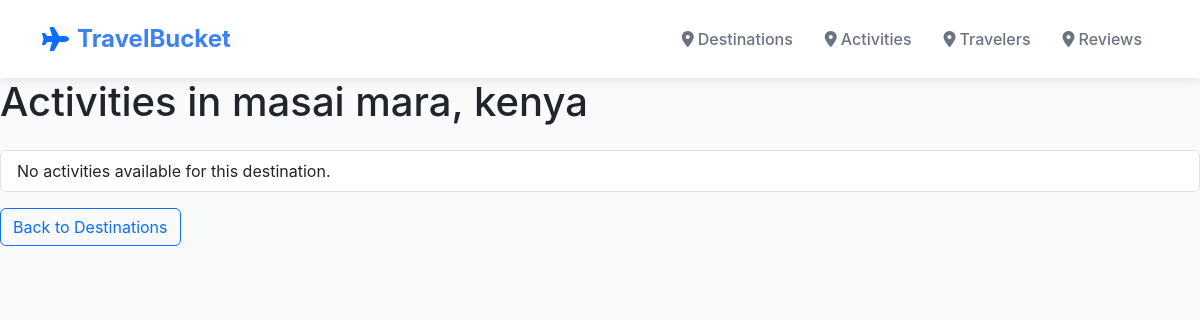
/destinations/3/activities/, run on an earlier commit of the app's database.
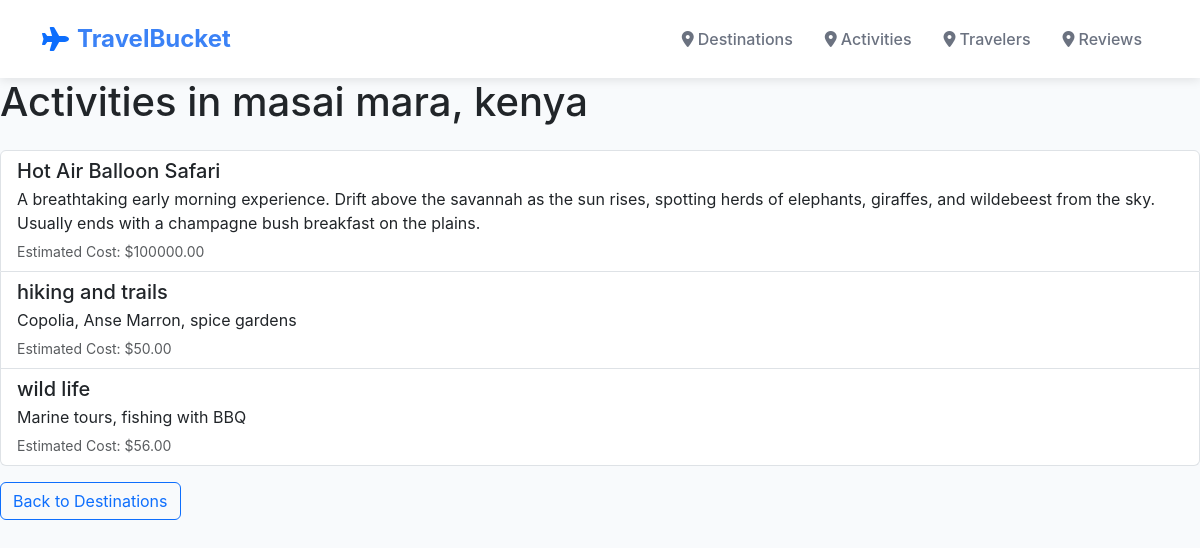
And on a later commit of the database.
### explorer/models.py (models this page shows, shortened)
class Activity(models.Model):
    name = models.CharField(max_length=100)
    destination = models.ForeignKey(Destination, on_delete=models.CASCADE, related_name='activities')
    description = models.TextField()
    cost_estimate = models.DecimalField(max_digits=10, decimal_places=2)

### explorer/views.py (the view)
# urls.py: path('destinations/<int:destination_id>/activities/', views.activities_page, name='activities_page'),
def activities_page(request, destination_id):
    destination = get_object_or_404(Destination, pk=destination_id)
    activities = destination.activities.all()
    return render(request, 'explorer/activities.html', {'destination': destination, 'activities': activities})

### explorer/templates/explorer/activities.html (shortened to what this page needs)
{% extends 'explorer/base.html' %}
{% block content %}
<h1 class="mb-4">Activities in {{ destination.name }}, {{ destination.country }}</h1>
<ul class="list-group">
    {% for activity in activities %}
    <li class="list-group-item">
        <h5 class="mb-1">{{ activity.name }}</h5>
        <p class="mb-1">{{ activity.description }}</p>
        <small class="text-muted">Estimated Cost: ${{ activity.cost_estimate }}</small>
    </li>
    {% empty %}
    <li class="list-group-item">No activities available for this destination.</li>
    {% endfor %}
</ul>
<a href="{% url 'destination_list' %}" class="btn btn-outline-primary mt-3">Back to Destinations</a>
{% endblock %}

What changed in the data, as far as the page shows it:
added Activity: name "Hot Air Balloon Safari", description "A breathtaking early morning experience. Drift above the savannah as the sun rises, spotting herds of elephants, giraffes, and wildebeest from the sky. Usually ends with a champagne bush breakfast on the plains.", cost_estimate "100000.00"
added Activity: name "hiking and trails", description "Copolia, Anse Marron, spice gardens", cost_estimate "50.00"
added Activity: name "wild life", description "Marine tours, fishing with BBQ", cost_estimate "56.00"
Also different on the page:
text no longer shown: "No activities available for this destination."
